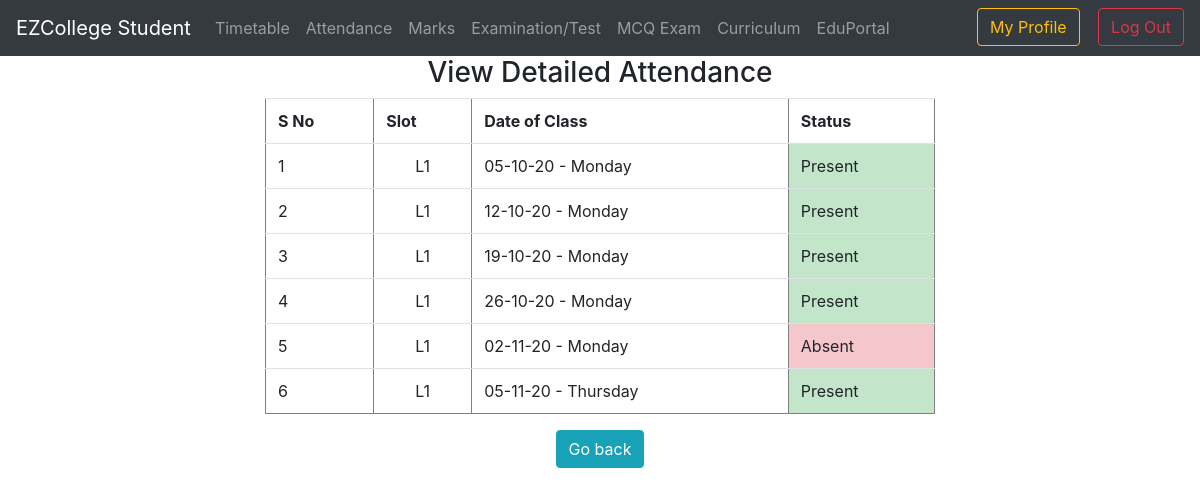
/acadportal/student/viewdetailattendance?slot=l1 (signed in), run on the app's committed database.
### tables this page shows
CREATE TABLE `attendance` (
  `id` int(11) NOT NULL,
  `stu_id` varchar(100) NOT NULL,
  `status` varchar(100) NOT NULL,
  `date` date NOT NULL,
  `slot` varchar(100) NOT NULL,
  `group_id` varchar(100) NOT NULL,
  `fac_id` varchar(100) NOT NULL
);

### acadportal/student/viewdetailattendance.php (the view, shortened to what this page needs)
<html>
	<head>
		<?php include "navbar.php" ?>
	</head>
	<body>
		<?php
			if(isset($_GET['slot'])){
				$slot = $_GET['slot'];
				$user = $_SESSION['username'];
				$res = $con->query("SELECT * FROM attendance WHERE slot='$slot' AND stu_id='$user'"); ?>
				<center>
				<div class="col-7">
				<h3>View Detailed Attendance</h3>
				<table class="table" border=1>
					<tr>
						<th>S No</th>
						<th>Slot</th>
						<th>Date of Class</th>
						<th>Status</td>
					</tr>
				<?php
				$i=1;
				while($rows = $res->fetch_assoc()){ ?>
					<tr>
						<td><?php echo $i; $i=$i+1; ?></td>
						<td><center><?php echo strtoupper($rows['slot']) ?></td>
						<td><?php $date = $rows['date'];
						echo date("d-m-y", strtotime($date))." - ".date('l', strtotime($date));?></td>
						<td <?php if($rows['status']=="Absent"){ echo "class='table-danger'"; } else { echo "class='table-success'";} ?> ><?php echo $rows['status'] ?></td>
					<tr>
				<?php }
			}
		?>
		</div>
		<a class="btn btn-info" href="viewattendance">Go back</a>
		</center>
	</body>
</html>

### data on the page
attendance: slot "L1", date "05-10-20", date "Monday", status "Present"
attendance: slot "L1", date "12-10-20", date "Monday", status "Present"
attendance: slot "L1", date "19-10-20", date "Monday", status "Present"
attendance: slot "L1", date "26-10-20", date "Monday", status "Present"
attendance: slot "L1", date "02-11-20", date "Monday", status "Absent"
attendance: slot "L1", date "05-11-20", date "Thursday", status "Present"
